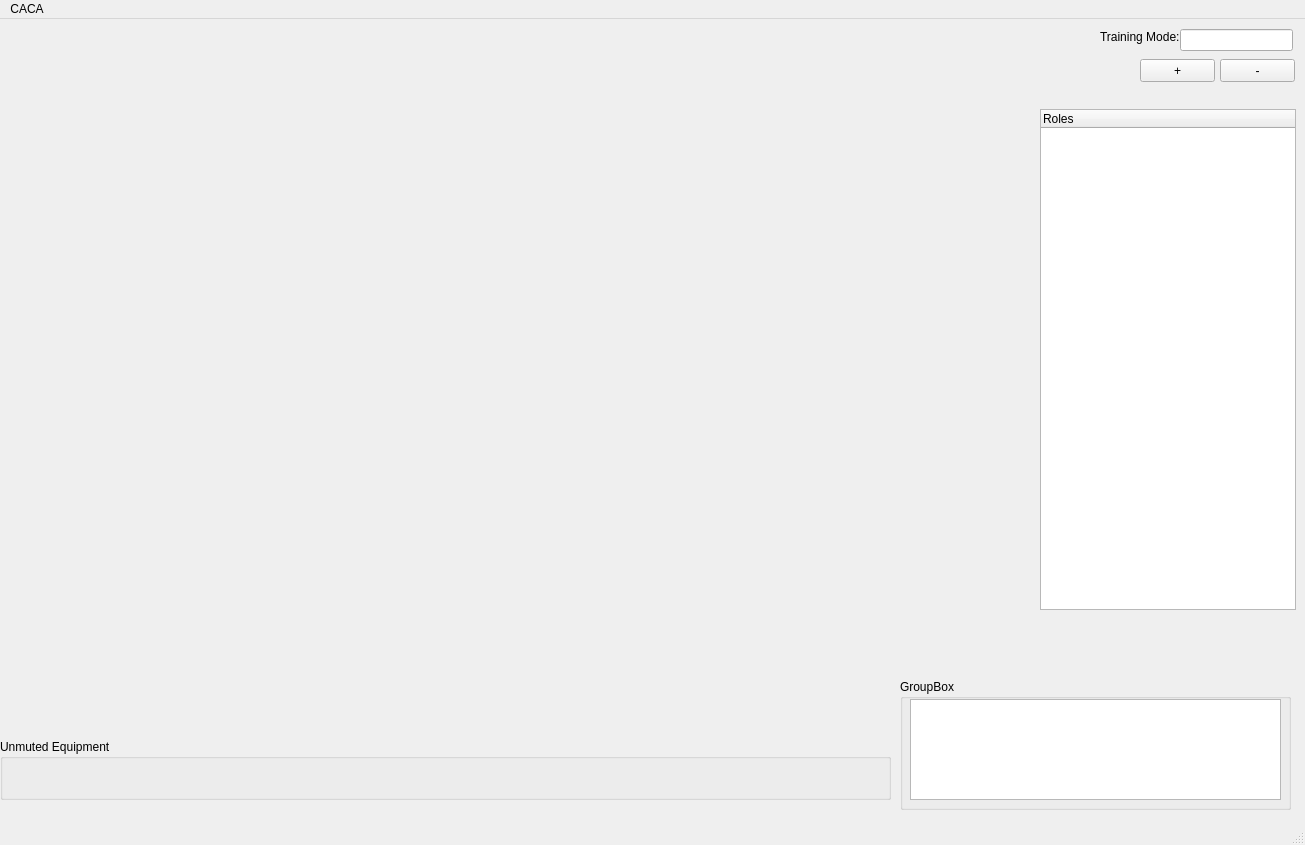
<?xml version="1.0" encoding="UTF-8"?>
<ui version="4.0">
 <class>MainWindow</class>
 <widget class="QMainWindow" name="MainWindow">
  <property name="geometry">
   <rect>
    <x>0</x>
    <y>0</y>
    <width>1305</width>
    <height>845</height>
   </rect>
  </property>
  <property name="windowTitle">
   <string>MainWindow</string>
  </property>
  <widget class="QWidget" name="centralwidget">
   <widget class="QPushButton" name="zoom_in">
    <property name="geometry">
     <rect>
      <x>1140</x>
      <y>40</y>
      <width>75</width>
      <height>23</height>
     </rect>
    </property>
    <property name="text">
     <string>+</string>
    </property>
   </widget>
   <widget class="QPushButton" name="zoom_out">
    <property name="geometry">
     <rect>
      <x>1220</x>
      <y>40</y>
      <width>75</width>
      <height>23</height>
     </rect>
    </property>
    <property name="text">
     <string>-</string>
    </property>
   </widget>
   <widget class="QWidget" name="gridLayoutWidget">
    <property name="geometry">
     <rect>
      <x>0</x>
      <y>0</y>
      <width>891</width>
      <height>721</height>
     </rect>
    </property>
    <layout class="QGridLayout" name="gridLayout"/>
   </widget>
   <widget class="QTreeWidget" name="roles">
    <property name="geometry">
     <rect>
      <x>1040</x>
      <y>90</y>
      <width>256</width>
      <height>501</height>
     </rect>
    </property>
    <column>
     <property name="text">
      <string>Roles</string>
     </property>
    </column>
   </widget>
   <widget class="QLabel" name="label">
    <property name="geometry">
     <rect>
      <x>1100</x>
      <y>10</y>
      <width>81</width>
      <height>16</height>
     </rect>
    </property>
    <property name="text">
     <string>Training Mode:</string>
    </property>
   </widget>
   <widget class="QLineEdit" name="tranining_mode">
    <property name="geometry">
     <rect>
      <x>1180</x>
      <y>10</y>
      <width>113</width>
      <height>22</height>
     </rect>
    </property>
   </widget>
   <widget class="QGroupBox" name="groupBox">
    <property name="geometry">
     <rect>
      <x>0</x>
      <y>720</y>
      <width>891</width>
      <height>61</height>
     </rect>
    </property>
    <property name="title">
     <string>Unmuted Equipment</string>
    </property>
    <widget class="QWidget" name="gridLayoutWidget_2">
     <property name="geometry">
      <rect>
       <x>10</x>
       <y>10</y>
       <width>881</width>
       <height>51</height>
      </rect>
     </property>
     <layout class="QGridLayout" name="equipment_status"/>
    </widget>
   </widget>
   <widget class="QGroupBox" name="groupBox_2">
    <property name="geometry">
     <rect>
      <x>900</x>
      <y>660</y>
      <width>391</width>
      <height>131</height>
     </rect>
    </property>
    <property name="title">
     <string>GroupBox</string>
    </property>
    <widget class="QTextEdit" name="alerts">
     <property name="geometry">
      <rect>
       <x>10</x>
       <y>20</y>
       <width>371</width>
       <height>101</height>
      </rect>
     </property>
    </widget>
   </widget>
  </widget>
  <widget class="QMenuBar" name="menubar">
   <property name="geometry">
    <rect>
     <x>0</x>
     <y>0</y>
     <width>1305</width>
     <height>26</height>
    </rect>
   </property>
   <widget class="QMenu" name="menuCACA">
    <property name="title">
     <string>CACA</string>
    </property>
   </widget>
   <addaction name="menuCACA"/>
  </widget>
  <widget class="QStatusBar" name="statusbar"/>
 </widget>
 <resources/>
 <connections/>
</ui>
